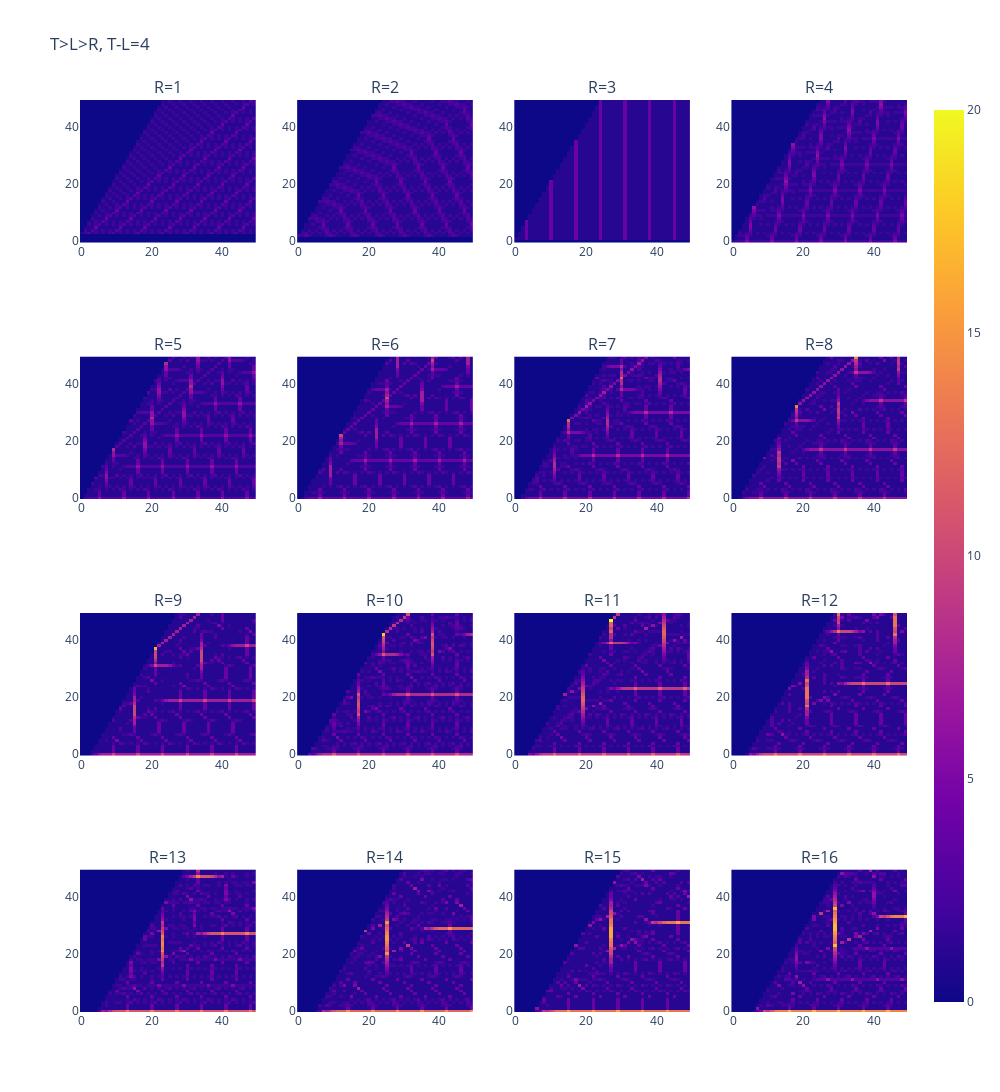

This figure's notebook cell:
### Code cell
map_maker(4,50,4,4).show()

### Figure 1 — Plotly figure (JSON) as saved in the notebook; plotly's stock layout.template omitted (floating-point values rounded to 4 significant figures; data arrays with more than 128 entries replaced by an {"elided": "..."} marker saying what was removed)
{"data": [{"coloraxis": "coloraxis", "hovertemplate": "x: %{x}<br>y: %{y}<br>color: %{z}<extra></extra>", "name": "0", "type": "heatmap", "xaxis": "x", "yaxis": "y", "z": {"elided": "50x50 int values"}}, {"coloraxis": "coloraxis", "hovertemplate": "x: %{x}<br>y: %{y}<br>color: %{z}<extra></extra>", "name": "0", "type": "heatmap", "xaxis": "x2", "yaxis": "y2", "z": {"elided": "50x50 int values"}}, {"coloraxis": "coloraxis", "hovertemplate": "x: %{x}<br>y: %{y}<br>color: %{z}<extra></extra>", "name": "0", "type": "heatmap", "xaxis": "x3", "yaxis": "y3", "z": {"elided": "50x50 int values"}}, {"coloraxis": "coloraxis", "hovertemplate": "x: %{x}<br>y: %{y}<br>color: %{z}<extra></extra>", "name": "0", "type": "heatmap", "xaxis": "x4", "yaxis": "y4", "z": {"elided": "50x50 int values"}}, {"coloraxis": "coloraxis", "hovertemplate": "x: %{x}<br>y: %{y}<br>color: %{z}<extra></extra>", "name": "0", "type": "heatmap", "xaxis": "x5", "yaxis": "y5", "z": {"elided": "50x50 int values"}}, {"coloraxis": "coloraxis", "hovertemplate": "x: %{x}<br>y: %{y}<br>color: %{z}<extra></extra>", "name": "0", "type": "heatmap", "xaxis": "x6", "yaxis": "y6", "z": {"elided": "50x50 int values"}}, {"coloraxis": "coloraxis", "hovertemplate": "x: %{x}<br>y: %{y}<br>color: %{z}<extra></extra>", "name": "0", "type": "heatmap", "xaxis": "x7", "yaxis": "y7", "z": {"elided": "50x50 int values"}}, {"coloraxis": "coloraxis", "hovertemplate": "x: %{x}<br>y: %{y}<br>color: %{z}<extra></extra>", "name": "0", "type": "heatmap", "xaxis": "x8", "yaxis": "y8", "z": {"elided": "50x50 int values"}}, {"coloraxis": "coloraxis", "hovertemplate": "x: %{x}<br>y: %{y}<br>color: %{z}<extra></extra>", "name": "0", "type": "heatmap", "xaxis": "x9", "yaxis": "y9", "z": {"elided": "50x50 int values"}}, {"coloraxis": "coloraxis", "hovertemplate": "x: %{x}<br>y: %{y}<br>color: %{z}<extra></extra>", "name": "0", "type": "heatmap", "xaxis": "x10", "yaxis": "y10", "z": {"elided": "50x50 int values"}}, {"coloraxis": "coloraxis", "hovertemplate": "x: %{x}<br>y: %{y}<br>color: %{z}<extra></extra>", "name": "0", "type": "heatmap", "xaxis": "x11", "yaxis": "y11", "z": {"elided": "50x50 int values"}}, {"coloraxis": "coloraxis", "hovertemplate": "x: %{x}<br>y: %{y}<br>color: %{z}<extra></extra>", "name": "0", "type": "heatmap", "xaxis": "x12", "yaxis": "y12", "z": {"elided": "50x50 int values"}}, {"coloraxis": "coloraxis", "hovertemplate": "x: %{x}<br>y: %{y}<br>color: %{z}<extra></extra>", "name": "0", "type": "heatmap", "xaxis": "x13", "yaxis": "y13", "z": {"elided": "50x50 int values"}}, {"coloraxis": "coloraxis", "hovertemplate": "x: %{x}<br>y: %{y}<br>color: %{z}<extra></extra>", "name": "0", "type": "heatmap", "xaxis": "x14", "yaxis": "y14", "z": {"elided": "50x50 int values"}}, {"coloraxis": "coloraxis", "hovertemplate": "x: %{x}<br>y: %{y}<br>color: %{z}<extra></extra>", "name": "0", "type": "heatmap", "xaxis": "x15", "yaxis": "y15", "z": {"elided": "50x50 int values"}}, {"coloraxis": "coloraxis", "hovertemplate": "x: %{x}<br>y: %{y}<br>color: %{z}<extra></extra>", "name": "0", "type": "heatmap", "xaxis": "x16", "yaxis": "y16", "z": {"elided": "50x50 int values"}}], "layout": {"annotations": [{"font": {"size": 16}, "showarrow": false, "text": "R=1", "x": 0.1062, "xanchor": "center", "xref": "paper", "y": 1, "yanchor": "bottom", "yref": "paper"}, {"font": {"size": 16}, "showarrow": false, "text": "R=2", "x": 0.3688, "xanchor": "center", "xref": "paper", "y": 1, "yanchor": "bottom", "yref": "paper"}, {"font": {"size": 16}, "showarrow": false, "text": "R=3", "x": 0.6313, "xanchor": "center", "xref": "paper", "y": 1, "yanchor": "bottom", "yref": "paper"}, {"font": {"size": 16}, "showarrow": false, "text": "R=4", "x": 0.8938, "xanchor": "center", "xref": "paper", "y": 1, "yanchor": "bottom", "yref": "paper"}, {"font": {"size": 16}, "showarrow": false, "text": "R=5", "x": 0.1062, "xanchor": "center", "xref": "paper", "y": 0.7188, "yanchor": "bottom", "yref": "paper"}, {"font": {"size": 16}, "showarrow": false, "text": "R=6", "x": 0.3688, "xanchor": "center", "xref": "paper", "y": 0.7188, "yanchor": "bottom", "yref": "paper"}, {"font": {"size": 16}, "showarrow": false, "text": "R=7", "x": 0.6313, "xanchor": "center", "xref": "paper", "y": 0.7188, "yanchor": "bottom", "yref": "paper"}, {"font": {"size": 16}, "showarrow": false, "text": "R=8", "x": 0.8938, "xanchor": "center", "xref": "paper", "y": 0.7188, "yanchor": "bottom", "yref": "paper"}, {"font": {"size": 16}, "showarrow": false, "text": "R=9", "x": 0.1062, "xanchor": "center", "xref": "paper", "y": 0.4375, "yanchor": "bottom", "yref": "paper"}, {"font": {"size": 16}, "showarrow": false, "text": "R=10", "x": 0.3688, "xanchor": "center", "xref": "paper", "y": 0.4375, "yanchor": "bottom", "yref": "paper"}, {"font": {"size": 16}, "showarrow": false, "text": "R=11", "x": 0.6313, "xanchor": "center", "xref": "paper", "y": 0.4375, "yanchor": "bottom", "yref": "paper"}, {"font": {"size": 16}, "showarrow": false, "text": "R=12", "x": 0.8938, "xanchor": "center", "xref": "paper", "y": 0.4375, "yanchor": "bottom", "yref": "paper"}, {"font": {"size": 16}, "showarrow": false, "text": "R=13", "x": 0.1062, "xanchor": "center", "xref": "paper", "y": 0.1562, "yanchor": "bottom", "yref": "paper"}, {"font": {"size": 16}, "showarrow": false, "text": "R=14", "x": 0.3688, "xanchor": "center", "xref": "paper", "y": 0.1562, "yanchor": "bottom", "yref": "paper"}, {"font": {"size": 16}, "showarrow": false, "text": "R=15", "x": 0.6313, "xanchor": "center", "xref": "paper", "y": 0.1562, "yanchor": "bottom", "yref": "paper"}, {"font": {"size": 16}, "showarrow": false, "text": "R=16", "x": 0.8938, "xanchor": "center", "xref": "paper", "y": 0.1562, "yanchor": "bottom", "yref": "paper"}], "height": 1280, "title": {"text": "T>L>R, T-L=4"}, "width": 1000, "xaxis": {"anchor": "y", "autorange": true, "domain": [0, 0.2125], "range": [-0.5, 49.5]}, "xaxis10": {"anchor": "y10", "autorange": true, "domain": [0.2625, 0.475], "range": [-0.5, 49.5]}, "xaxis11": {"anchor": "y11", "autorange": true, "domain": [0.525, 0.7375], "range": [-0.5, 49.5]}, "xaxis12": {"anchor": "y12", "autorange": true, "domain": [0.7875, 1], "range": [-0.5, 49.5]}, "xaxis13": {"anchor": "y13", "autorange": true, "domain": [0, 0.2125], "range": [-0.5, 49.5]}, "xaxis14": {"anchor": "y14", "autorange": true, "domain": [0.2625, 0.475], "range": [-0.5, 49.5]}, "xaxis15": {"anchor": "y15", "autorange": true, "domain": [0.525, 0.7375], "range": [-0.5, 49.5]}, "xaxis16": {"anchor": "y16", "autorange": true, "domain": [0.7875, 1], "range": [-0.5, 49.5]}, "xaxis2": {"anchor": "y2", "autorange": true, "domain": [0.2625, 0.475], "range": [-0.5, 49.5]}, "xaxis3": {"anchor": "y3", "autorange": true, "domain": [0.525, 0.7375], "range": [-0.5, 49.5]}, "xaxis4": {"anchor": "y4", "autorange": true, "domain": [0.7875, 1], "range": [-0.5, 49.5]}, "xaxis5": {"anchor": "y5", "autorange": true, "domain": [0, 0.2125], "range": [-0.5, 49.5]}, "xaxis6": {"anchor": "y6", "autorange": true, "domain": [0.2625, 0.475], "range": [-0.5, 49.5]}, "xaxis7": {"anchor": "y7", "autorange": true, "domain": [0.525, 0.7375], "range": [-0.5, 49.5]}, "xaxis8": {"anchor": "y8", "autorange": true, "domain": [0.7875, 1], "range": [-0.5, 49.5]}, "xaxis9": {"anchor": "y9", "autorange": true, "domain": [0, 0.2125], "range": [-0.5, 49.5]}, "yaxis": {"anchor": "x", "autorange": true, "domain": [0.8438, 1], "range": [-0.5, 49.5]}, "yaxis10": {"anchor": "x10", "autorange": true, "domain": [0.2812, 0.4375], "range": [-0.5, 49.5]}, "yaxis11": {"anchor": "x11", "autorange": true, "domain": [0.2812, 0.4375], "range": [-0.5, 49.5]}, "yaxis12": {"anchor": "x12", "autorange": true, "domain": [0.2812, 0.4375], "range": [-0.5, 49.5]}, "yaxis13": {"anchor": "x13", "autorange": true, "domain": [0, 0.1562], "range": [-0.5, 49.5]}, "yaxis14": {"anchor": "x14", "autorange": true, "domain": [0, 0.1562], "range": [-0.5, 49.5]}, "yaxis15": {"anchor": "x15", "autorange": true, "domain": [0, 0.1562], "range": [-0.5, 49.5]}, "yaxis16": {"anchor": "x16", "autorange": true, "domain": [0, 0.1562], "range": [-0.5, 49.5]}, "yaxis2": {"anchor": "x2", "autorange": true, "domain": [0.8438, 1], "range": [-0.5, 49.5]}, "yaxis3": {"anchor": "x3", "autorange": true, "domain": [0.8438, 1], "range": [-0.5, 49.5]}, "yaxis4": {"anchor": "x4", "autorange": true, "domain": [0.8438, 1], "range": [-0.5, 49.5]}, "yaxis5": {"anchor": "x5", "autorange": true, "domain": [0.5625, 0.7188], "range": [-0.5, 49.5]}, "yaxis6": {"anchor": "x6", "autorange": true, "domain": [0.5625, 0.7188], "range": [-0.5, 49.5]}, "yaxis7": {"anchor": "x7", "autorange": true, "domain": [0.5625, 0.7188], "range": [-0.5, 49.5]}, "yaxis8": {"anchor": "x8", "autorange": true, "domain": [0.5625, 0.7188], "range": [-0.5, 49.5]}, "yaxis9": {"anchor": "x9", "autorange": true, "domain": [0.2812, 0.4375], "range": [-0.5, 49.5]}}}
